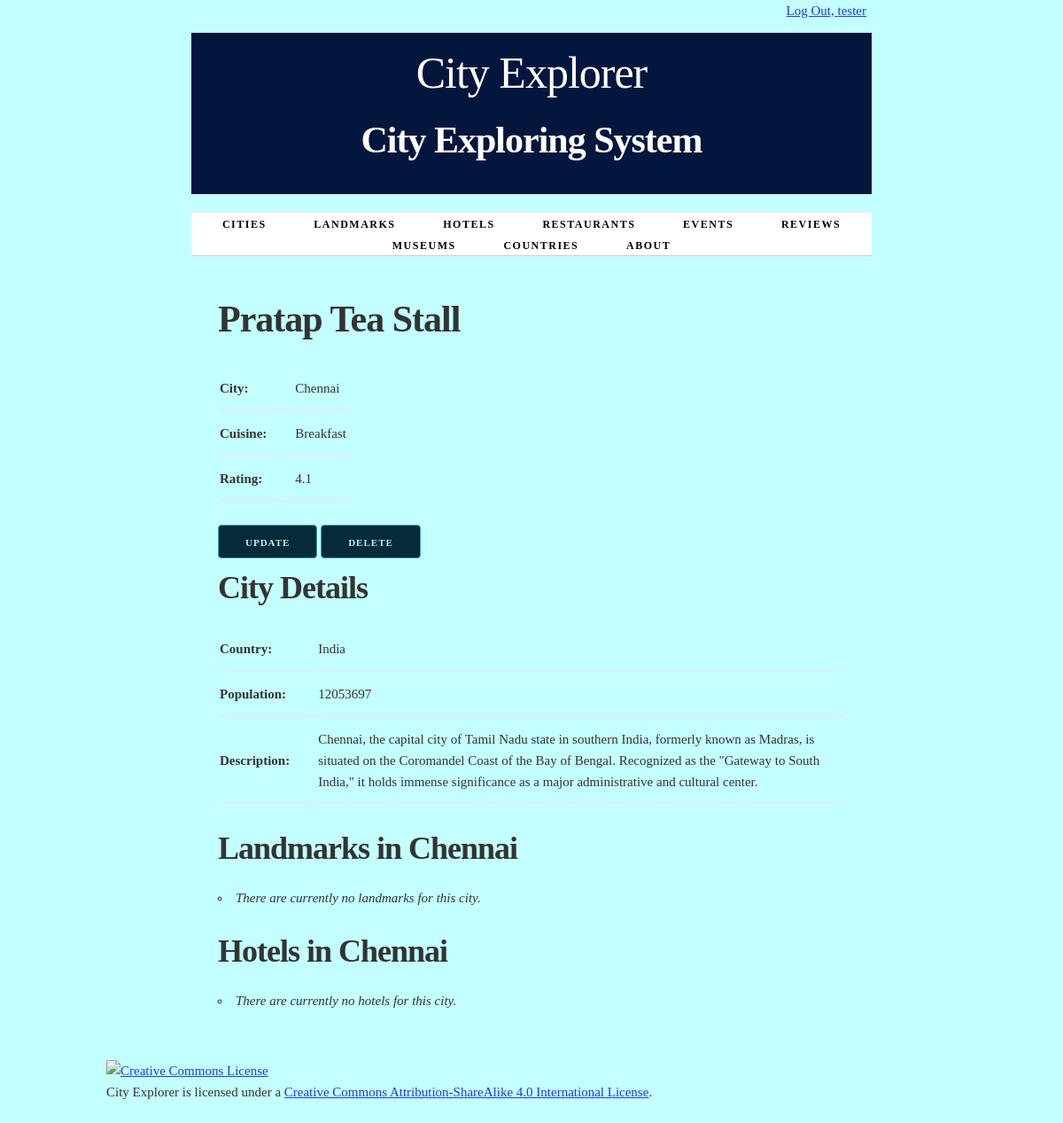
/restaurant/1/ (signed in), run on an earlier commit of the app's database.
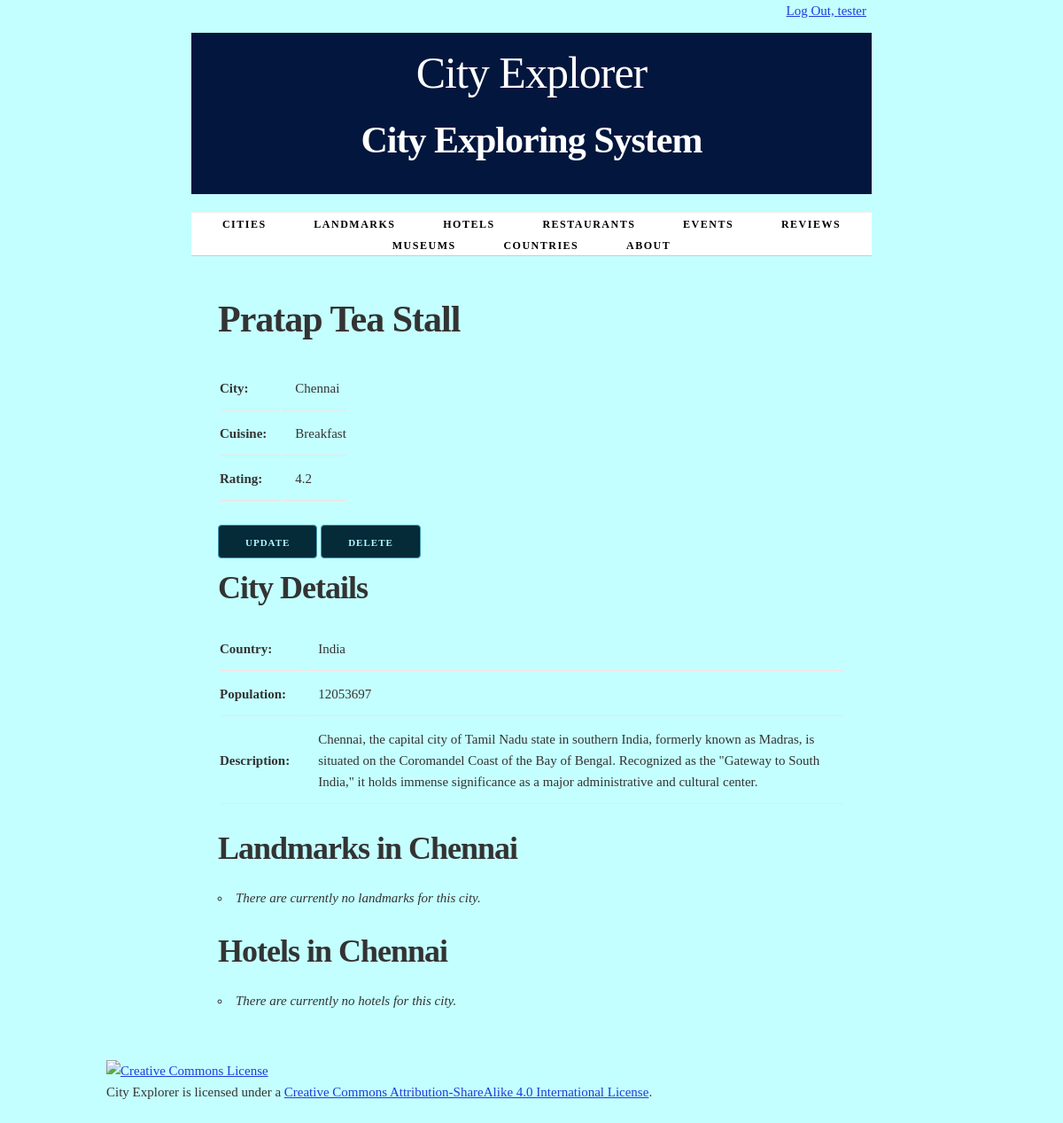
And on a later commit of the database.
### cities/models.py (models this page shows, shortened)
class Restaurant(models.Model):
    city = models.ForeignKey(City, on_delete=models.CASCADE)
    name = models.CharField(max_length=100, unique=True)
    cuisine = models.CharField(max_length=100)
    rating = models.FloatField()
    class Meta:
        ordering = ['name']

class City(models.Model):
    name = models.CharField(max_length=100, unique=True)
    country = models.CharField(max_length=100)
    population = models.IntegerField()
    description = models.TextField(blank=True)
    class Meta:
        verbose_name_plural = "cities"
        ordering = ['name']

### cities/views.py (the view)
class RestaurantDetail(LoginRequiredMixin, PermissionRequiredMixin, View):
    permission_required = 'cities.view_restaurant'
    permission_required = 'cities.add_restaurant'
    permission_required = 'cities.change_restaurant'
    permission_required = 'cities.delete_restaurant'
    def get(self, request, restaurant_id):
        restaurant = get_object_or_404(Restaurant, pk=restaurant_id)
        return render(request, 'cities/restaurant_detail.html', {'restaurant': restaurant})

### cities/templates/cities/restaurant_detail.html (shortened to what this page needs)
{% extends 'cities/base.html' %}
{% block content %}
    <h2>{{ restaurant.name }}</h2>
    <section>
        <table>
            <tr>
                <th>City:</th>
                <td>{{ restaurant.city.name }}</td>
            </tr>
            <tr>
                <th>Cuisine:</th>
                <td>{{ restaurant.cuisine }}</td>
            </tr>
            <tr>
                <th>Rating:</th>
                <td>{{ restaurant.rating }}</td>
            </tr>
        </table>
    </section>
    <section>
    {%  if perms.cities.change_restaurant %}
        <a href="{% url 'update-restaurant' restaurant.id %}"class="button button-primary">Update</a>
    {% endif %}
    {%  if perms.cities.delete_restaurant %}
        <a href="{% url 'delete-restaurant' restaurant.id %}"class="button button-primary">Delete</a>
    {% endif %}
    </section>
    <section>
        <h3>City Details</h3>
        <table>
            <tr>
                <th>Country:</th>
                <td>{{ restaurant.city.country }}</td>
            </tr>
            <tr>
                <th>Population:</th>
                <td>{{ restaurant.city.population }}</td>
            </tr>
            {% if restaurant.city.description %}
                <tr>
                    <th>Description:</th>
                    <td>{{ restaurant.city.description }}</td>
                </tr>
            {% endif %}
        </table>
    </section>
    <section>
        <h3>Landmarks in {{ restaurant.city.name }}</h3>
        <ul>
            {% for landmark in restaurant.city.landmark_set.all %}
                <li>
                    <a href="{{ landmark.get_absolute_url }}">{{ landmark.name }}</a>
                </li>
            {% empty %}
                <li><em>There are currently no landmarks for this city.</em></li>
            {% endfor %}
        </ul>
    </section>
    <section>
        <h3>Hotels in {{ restaurant.city.name }}</h3>
        <ul>
            {% for hotel in restaurant.city.hotel_set.all %}
                <li>
                    <a href="{{ hotel.get_absolute_url }}">{{ hotel.name }}</a>
                </li>
            {% empty %}
                <li><em>There are currently no hotels for this city.</em></li>
            {% endfor %}
        </ul>
    </section>
{% endblock %}

What changed in the data, as far as the page shows it:
changed Restaurant "Pratap Tea Stall": rating "4.1" → "4.2"
